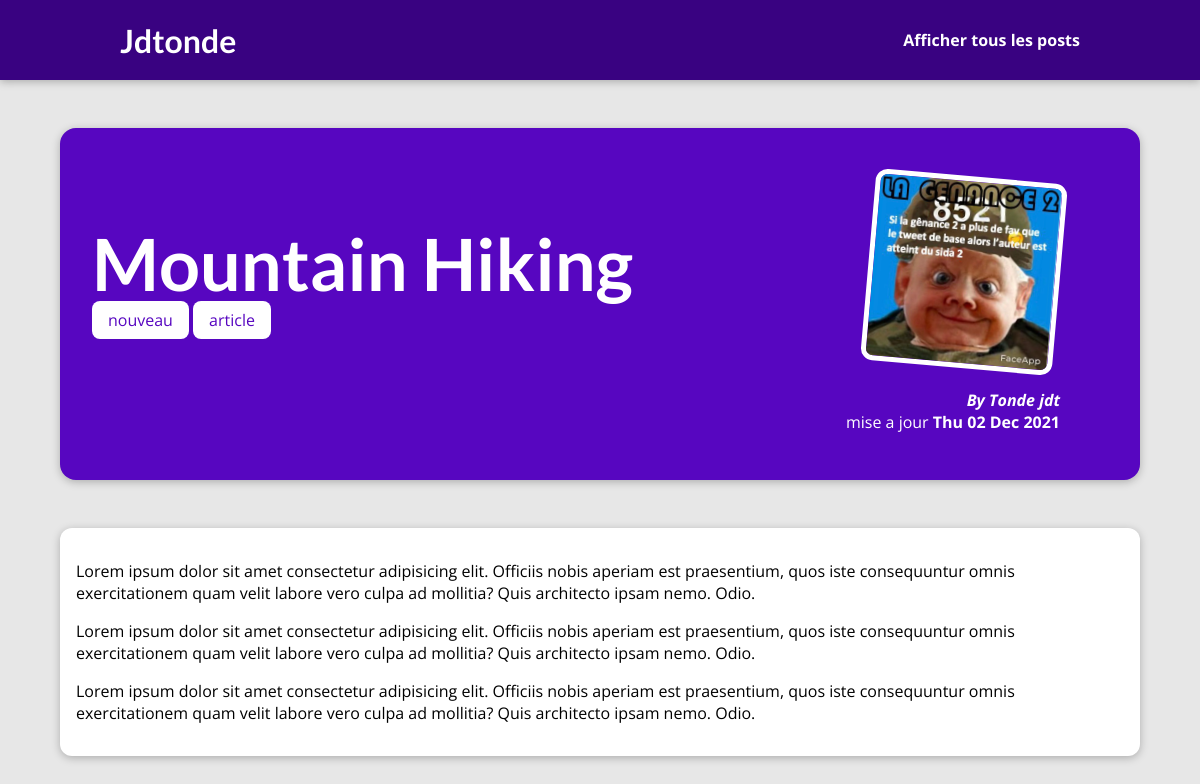
Screenshot of /post/hike-in-the-mountains with the database file from the repository.
### blog/models.py (models this page shows, shortened)
class Post(models.Model):
    title=models.CharField(max_length=110)
    excerpt=models.CharField(max_length=200)
    imageName=models.CharField(max_length=100)
    date=models.DateField(auto_now=True)
    slug=models.SlugField(unique=True, db_index=True)
    content=models.TextField(validators=[MinLengthValidator(10)])
    author=models.ForeignKey(Author, on_delete=models.SET_NULL, null=True, related_name="posts")
    tag=models.ManyToManyField(Tag)

class Tag(models.Model):
    caption=models.CharField(max_length=25)

class Author(models.Model):
    first_name=models.CharField(max_length=100)
    last_name=models.CharField(max_length=100)
    email=models.EmailField()
    def nom_complet(self):
        return f"{self.first_name} {self.last_name}"
    def __str__(self):
        return self.nom_complet()

### blog/views.py (the view)
# urls.py: path("post/<slug:slug>",views.slug, name="slug")
def slug(request, slug):
    identified_post = get_object_or_404(Post, slug=slug)
    return render(request, 'blog/post-details.html', {
        "post": identified_post,
        "post_tags": identified_post.tag.all()
    })

### blog/templates/blog/post-details.html (shortened to what this page needs)
{% extends 'model.html' %}
{% load static %}
{% block css %}
<link rel="stylesheet" href="{% static 'blog/post-details.css' %}">
{% endblock css %}
{% block content %}
    <section id="summary">
        <h2>
          {{post.title}}
        </h2>
        <div>
        {% for tag in post_tags %}
        <span class="tag">{{tag.caption}}</span>
        {% endfor %}
        </div>
        <article>
        <img src="{% static "blog/images/"|add:post.imageName" %}" alt="{{post.title}}">
        <address>By <a href="mailto:{{post.author.email }}"> {{post.author}} </a> </address>
        <div>
        mise a jour <time> {{post.date |date:"D d M Y" }} </time>
        </div>
        </article>
    </section>
    <main>
    {{post.content|linebreaks}}
    </main>
{% endblock content %}

### templates/model.html (shortened to what this page needs)
{% load static %}
<!DOCTYPE html>
<html lang="en">
<head>
    <link rel="stylesheet" href="{% static "app.css" %}">
        {% block css %}{% endblock css %}
</head>
<body>
  <header id="main-navigation">
     <h1><a href="{% url 'index' %}">Jdtonde</a></h1>
     <nav>
        <a href="{% url 'post' %}">Afficher tous les posts</a>
    </nav>
  </header>
   {% block content %}
{% endblock content %}
</body>
</html>

### static/app.css (style rules this page uses)
* { box-sizing: border-box; }
html { font-family: 'Open Sans', 'Lato', sans-serif; }
body { margin: 0; }
h1, h2, h3 { font-family: 'Lato', sans-serif; font-weight: bold; }
#main-navigation { width: 100%; height: 5rem; display: flex; justify-content: space-between; align-items: center; padding: 0 10%; position: absolute; top: 0; left: 0; }
#main-navigation { background-color: #390281; box-shadow: 0 2px 8px rgba(0, 0, 0, 0.25); }
#main-navigation a { text-decoration: none; color: white; font-weight: bold; }

### blog/static/blog/post-details.css (style rules this page uses)
body { background-color: #e7e7e7; }
#main-navigation { background-color: #390281; box-shadow: 0 2px 8px rgba(0, 0, 0, 0.25); }
#summary { margin: 8rem auto 3rem auto; padding: 2rem; width: 90%; max-width: 90rem; border-radius: 16px; background-color: #5706c0; position: relative; box-shadow: 0 2px 8px rgba(0, 0, 0, 0.25); height: 22rem; }
#summary h2 { color: white; font-size: 4.5rem; margin-bottom: 0.2rem; }
#summary article { position: absolute; top: 2rem; right: 3rem; padding: 1rem 2rem; border-radius: 12px; text-align: right; color: white; }
#summary article img { width: 12rem; height: 12rem; border-radius: 12px; transform: rotateZ(5deg); border: 5px solid white; margin-bottom: 1rem; }
#summary address { font-weight: bold; }
#summary a { color: white; text-decoration: none; }
#summary time { font-weight: bold; }
main { width: 90%; max-width: 90rem; margin: 3rem auto; background-color: white; padding: 1rem; border-radius: 12px; box-shadow: 0 2px 8px rgba(0, 0, 0, 0.25); }
.tag { background-color: white; color: #5706c0; padding: .5rem 1rem; border-radius: 8px; }

### rows the page displays
Post: title "Mountain Hiking", imageName (picture), author "Tonde jdt", date "Thu 02 Dec 2021", content "Lorem ipsum dolor sit amet consectetur adipisicing elit. Officiis nobis aperiam est praesentium, quos iste consequuntur omnis exercitationem quam velit labore vero culpa ad mollitia? Quis architecto ipsam nemo. Odio. Lorem ipsum dolor sit amet consectetur adipisicing elit. Officiis nobis aperiam est praesentium, quos iste consequuntur omnis exercitationem quam velit labore vero culpa ad mollitia? Quis architecto ipsam nemo. Odio. Lorem ipsum dolor sit amet consectetur adipisicing elit. Officiis nobis aperiam est praesentium, quos iste consequuntur omnis exercitationem quam velit labore vero culpa ad mollitia? Quis architecto ipsam nemo. Odio."
Tag: caption "nouveau"
Tag: caption "article"
